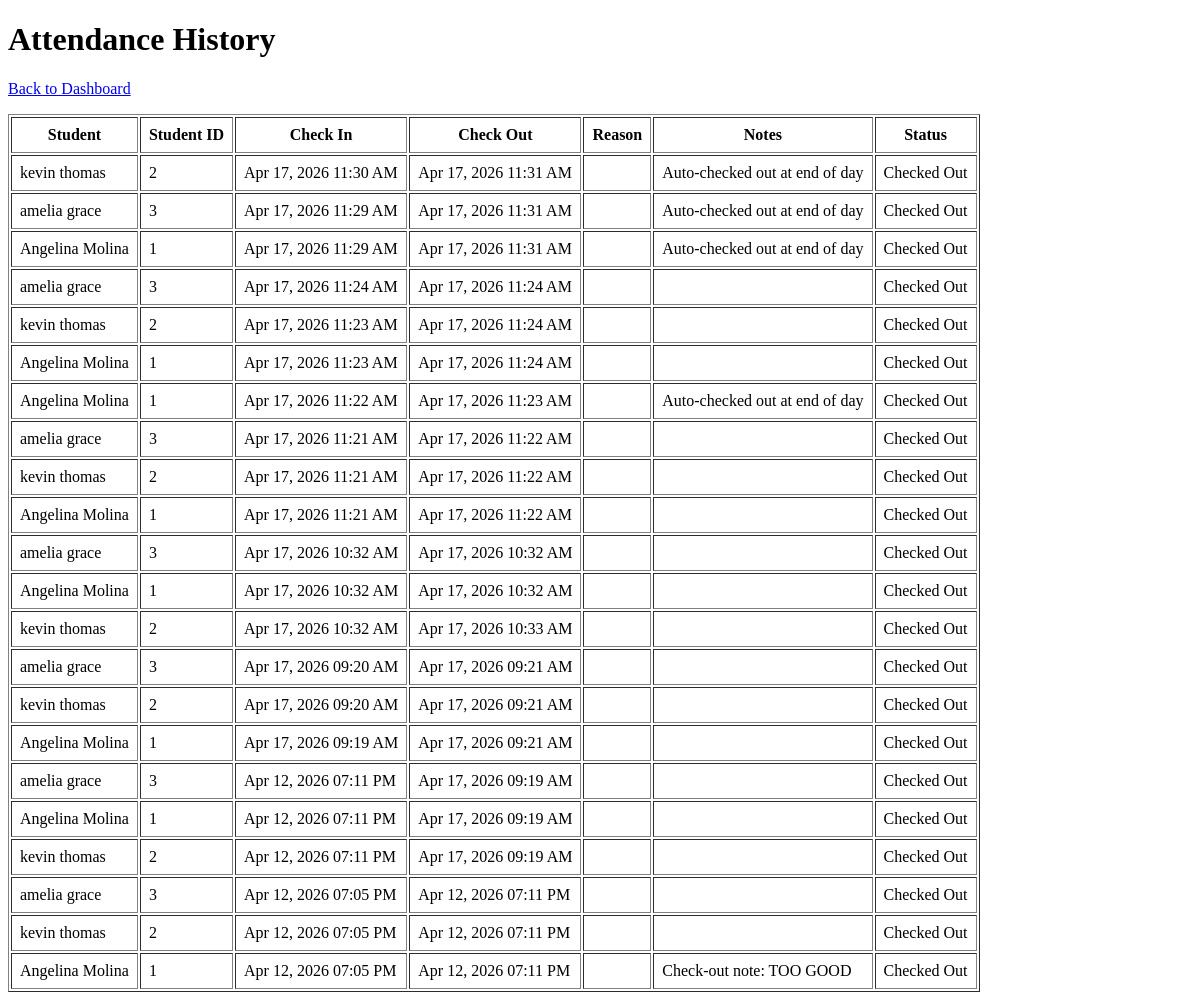
The page /history/ (signed in) on the database as committed earlier.
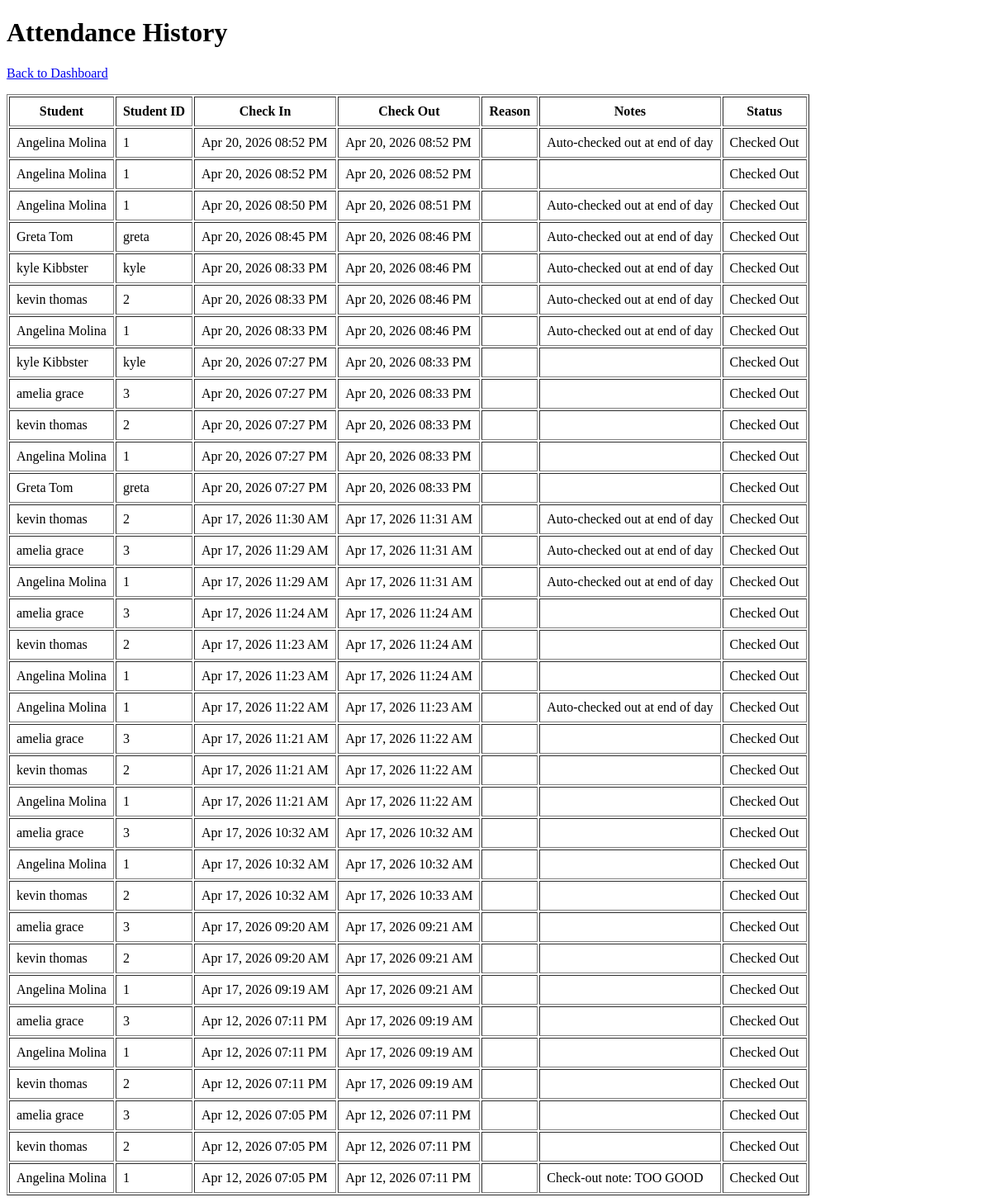
The same page on the database as committed later.
### attendance/models.py (models this page shows, shortened)
class AttendanceLog(models.Model):
    student = models.ForeignKey(Student, on_delete=models.CASCADE)
    check_in_time = models.DateTimeField(auto_now_add=True)
    check_out_time = models.DateTimeField(null=True, blank=True)
    reason = models.CharField(max_length=255, blank=True)
    notes = models.TextField(blank=True)

### students/models.py (models this page shows, shortened)
class Student(models.Model):
    student_id = models.CharField(max_length=30, unique=True)
    badge_number = models.PositiveIntegerField(unique=True, null=True, blank=True)
    first_name = models.CharField(max_length=100)
    last_name = models.CharField(max_length=100)
    grade = models.CharField(max_length=20, blank=True)
    homeroom = models.CharField(max_length=50, blank=True)
    active = models.BooleanField(default=True)
    photo = models.ImageField(upload_to="student_photos/", blank=True, null=True)
    directives = models.TextField(blank=True)
    parent1_name = models.CharField(max_length=100 , blank=True, null=True)
    parent1_email = models.EmailField(blank=True, null=False)
    parent1_phone = models.CharField(max_length=20, blank=True, null=True)
    parent1_sms_opt_in = models.BooleanField(default=False)
    parent2_name = models.CharField(max_length=100 , blank=True, null=True)
    parent2_email = models.EmailField(blank=True, null=False)
    parent2_phone = models.CharField(max_length=20, blank=True, null=True)
    parent2_sms_opt_in = models.BooleanField(default=False)
    medical_notes = models.TextField(blank=True, null=True)

### attendance/views.py (the view)
# urls.py: path("history/", views.history, name="history"),
@login_required
@user_passes_test(is_receptionist)
def history(request):
    logs = AttendanceLog.objects.select_related("student").order_by("-check_in_time")
    context = {
        "logs": logs,
    }
    return render(request, "attendance/history.html", context)

### attendance/views.py (called while the page is built)
def is_receptionist(user):
    return user.is_authenticated and user.groups.filter(name="Receptionist").exists()

### attendance/templates/attendance/history.html (shortened to what this page needs)
<!DOCTYPE html>
<html>
<head>
</head>
<body>
    <h1>Attendance History</h1>
    <p><a href="{% url 'dashboard' %}">Back to Dashboard</a></p>
    <table border="1" cellpadding="8">
        <tr>
            <th>Student</th>
            <th>Student ID</th>
            <th>Check In</th>
            <th>Check Out</th>
            <th>Reason</th>
            <th>Notes</th>
            <th>Status</th>
        </tr>
        {% for log in logs %}
        <tr>
            <td>{{ log.student.first_name }} {{ log.student.last_name }}</td>
            <td>{{ log.student.student_id }}</td>
            <td>{{ log.check_in_time|date:"M d, Y h:i A" }}</td>
            <td>
                {% if log.check_out_time %}
                    {{ log.check_out_time|date:"M d, Y h:i A" }}
                {% else %}
                    --
                {% endif %}
            </td>
            <td>{{ log.reason }}</td>
            <td>{{ log.notes }}</td>
            <td>
                {% if log.check_out_time %}
                    Checked Out
                {% else %}
                    Still In
                {% endif %}
            </td>
        </tr>
        {% empty %}
        <tr>
            <td colspan="7">No attendance records found.</td>
        </tr>
        {% endfor %}
    </table>
</body>
</html>

Rows that differ between the two databases and show on the page:
added AttendanceLog: student.first_name "Angelina", student.last_name "Molina", student.student_id "1", check_in_time "Apr 20, 2026 08:52 PM", check_out_time "Apr 20, 2026 08:52 PM", notes "Auto-checked out at end of day", shows "Checked Out"
added AttendanceLog: student.first_name "Angelina", student.last_name "Molina", student.student_id "1", check_in_time "Apr 20, 2026 08:52 PM", check_out_time "Apr 20, 2026 08:52 PM", shows "Checked Out"
added AttendanceLog: student.first_name "Angelina", student.last_name "Molina", student.student_id "1", check_in_time "Apr 20, 2026 08:50 PM", check_out_time "Apr 20, 2026 08:51 PM", notes "Auto-checked out at end of day", shows "Checked Out"
added AttendanceLog: student.first_name "Greta", student.last_name "Tom", student.student_id "greta", check_in_time "Apr 20, 2026 08:45 PM", check_out_time "Apr 20, 2026 08:46 PM", notes "Auto-checked out at end of day", shows "Checked Out"
added AttendanceLog: student.first_name "kyle", student.last_name "Kibbster", student.student_id "kyle", check_in_time "Apr 20, 2026 08:33 PM", check_out_time "Apr 20, 2026 08:46 PM", notes "Auto-checked out at end of day", shows "Checked Out"
added AttendanceLog: student.first_name "kevin", student.last_name "thomas", student.student_id "2", check_in_time "Apr 20, 2026 08:33 PM", check_out_time "Apr 20, 2026 08:46 PM", notes "Auto-checked out at end of day", shows "Checked Out"
added AttendanceLog: student.first_name "Angelina", student.last_name "Molina", student.student_id "1", check_in_time "Apr 20, 2026 08:33 PM", check_out_time "Apr 20, 2026 08:46 PM", notes "Auto-checked out at end of day", shows "Checked Out"
added AttendanceLog: student.first_name "kyle", student.last_name "Kibbster", student.student_id "kyle", check_in_time "Apr 20, 2026 07:27 PM", check_out_time "Apr 20, 2026 08:33 PM", shows "Checked Out"
added AttendanceLog: student.first_name "amelia", student.last_name "grace", student.student_id "3", check_in_time "Apr 20, 2026 07:27 PM", check_out_time "Apr 20, 2026 08:33 PM", shows "Checked Out"
added AttendanceLog: student.first_name "kevin", student.last_name "thomas", student.student_id "2", check_in_time "Apr 20, 2026 07:27 PM", check_out_time "Apr 20, 2026 08:33 PM", shows "Checked Out"
added AttendanceLog: student.first_name "Angelina", student.last_name "Molina", student.student_id "1", check_in_time "Apr 20, 2026 07:27 PM", check_out_time "Apr 20, 2026 08:33 PM", shows "Checked Out"
added AttendanceLog: student.first_name "Greta", student.last_name "Tom", student.student_id "greta", check_in_time "Apr 20, 2026 07:27 PM", check_out_time "Apr 20, 2026 08:33 PM", shows "Checked Out"
